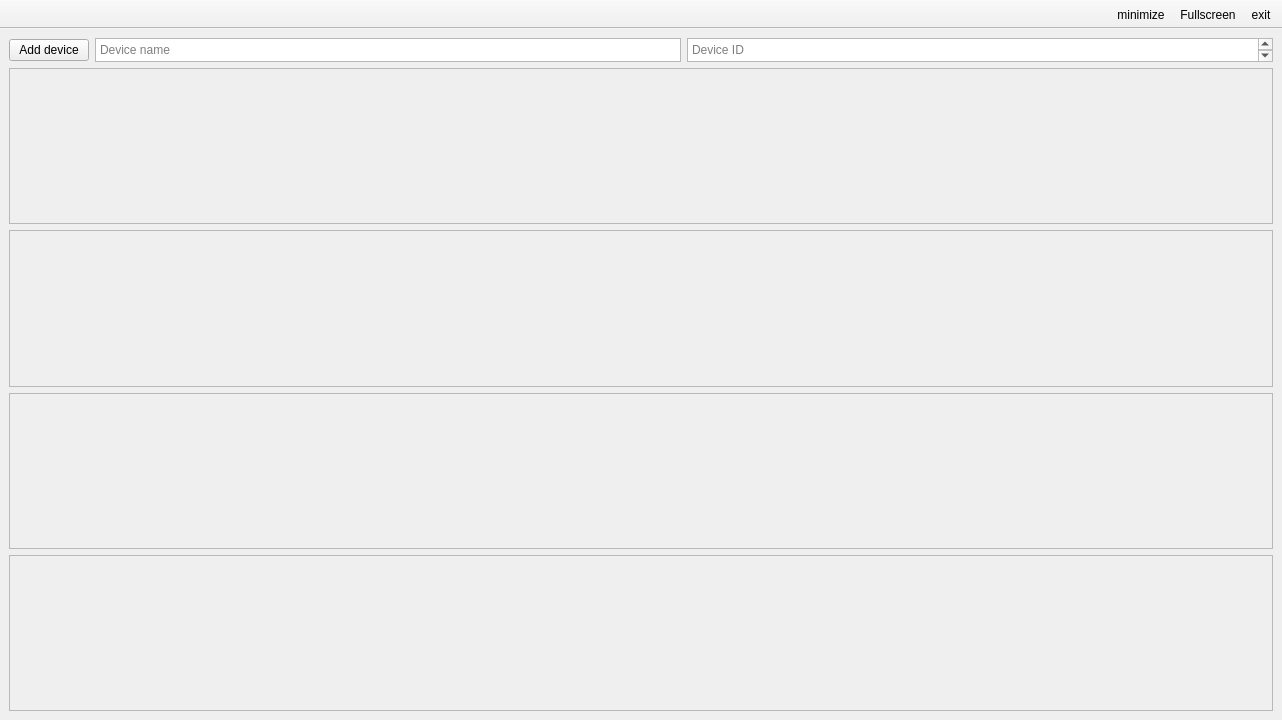
<?xml version="1.0" encoding="UTF-8"?>
<ui version="4.0">
 <class>MainWindow</class>
 <widget class="QMainWindow" name="MainWindow">
  <property name="windowModality">
   <enum>Qt::NonModal</enum>
  </property>
  <property name="geometry">
   <rect>
    <x>0</x>
    <y>0</y>
    <width>1282</width>
    <height>720</height>
   </rect>
  </property>
  <property name="sizePolicy">
   <sizepolicy hsizetype="Minimum" vsizetype="Maximum">
    <horstretch>0</horstretch>
    <verstretch>0</verstretch>
   </sizepolicy>
  </property>
  <property name="minimumSize">
   <size>
    <width>0</width>
    <height>720</height>
   </size>
  </property>
  <property name="cursor">
   <cursorShape>ArrowCursor</cursorShape>
  </property>
  <property name="windowTitle">
   <string>Smarthouse V2</string>
  </property>
  <widget class="QWidget" name="centralwidget">
   <layout class="QVBoxLayout" name="verticalLayout">
    <item>
     <layout class="QHBoxLayout" name="horizontalLayout">
      <item>
       <widget class="QPushButton" name="add_device">
        <property name="text">
         <string>Add device</string>
        </property>
       </widget>
      </item>
      <item>
       <widget class="QPlainTextEdit" name="device_name">
        <property name="minimumSize">
         <size>
          <width>0</width>
          <height>24</height>
         </size>
        </property>
        <property name="maximumSize">
         <size>
          <width>16777215</width>
          <height>24</height>
         </size>
        </property>
        <property name="acceptDrops">
         <bool>true</bool>
        </property>
        <property name="verticalScrollBarPolicy">
         <enum>Qt::ScrollBarAlwaysOff</enum>
        </property>
        <property name="horizontalScrollBarPolicy">
         <enum>Qt::ScrollBarAlwaysOff</enum>
        </property>
        <property name="sizeAdjustPolicy">
         <enum>QAbstractScrollArea::AdjustIgnored</enum>
        </property>
        <property name="centerOnScroll">
         <bool>true</bool>
        </property>
        <property name="placeholderText">
         <string>Device name</string>
        </property>
       </widget>
      </item>
      <item>
       <widget class="QPlainTextEdit" name="device_id">
        <property name="minimumSize">
         <size>
          <width>0</width>
          <height>24</height>
         </size>
        </property>
        <property name="maximumSize">
         <size>
          <width>16777215</width>
          <height>24</height>
         </size>
        </property>
        <property name="baseSize">
         <size>
          <width>0</width>
          <height>24</height>
         </size>
        </property>
        <property name="placeholderText">
         <string>Device ID</string>
        </property>
       </widget>
      </item>
     </layout>
    </item>
    <item>
     <widget class="QFrame" name="frame_1">
      <property name="minimumSize">
       <size>
        <width>1264</width>
        <height>0</height>
       </size>
      </property>
      <property name="frameShape">
       <enum>QFrame::StyledPanel</enum>
      </property>
      <property name="frameShadow">
       <enum>QFrame::Raised</enum>
      </property>
      <layout class="QHBoxLayout" name="horizontalLayout_1"/>
     </widget>
    </item>
    <item>
     <widget class="QFrame" name="frame_2">
      <property name="frameShape">
       <enum>QFrame::StyledPanel</enum>
      </property>
      <property name="frameShadow">
       <enum>QFrame::Raised</enum>
      </property>
      <layout class="QHBoxLayout" name="horizontalLayout_2"/>
     </widget>
    </item>
    <item>
     <widget class="QFrame" name="frame_3">
      <property name="frameShape">
       <enum>QFrame::StyledPanel</enum>
      </property>
      <property name="frameShadow">
       <enum>QFrame::Raised</enum>
      </property>
      <layout class="QHBoxLayout" name="horizontalLayout_3"/>
     </widget>
    </item>
    <item>
     <widget class="QFrame" name="frame_4">
      <property name="frameShape">
       <enum>QFrame::StyledPanel</enum>
      </property>
      <property name="frameShadow">
       <enum>QFrame::Raised</enum>
      </property>
     </widget>
    </item>
   </layout>
  </widget>
  <widget class="QToolBar" name="toolBar">
   <property name="enabled">
    <bool>true</bool>
   </property>
   <property name="maximumSize">
    <size>
     <width>16777215</width>
     <height>30</height>
    </size>
   </property>
   <property name="windowTitle">
    <string>toolBar</string>
   </property>
   <property name="layoutDirection">
    <enum>Qt::RightToLeft</enum>
   </property>
   <property name="autoFillBackground">
    <bool>true</bool>
   </property>
   <property name="movable">
    <bool>false</bool>
   </property>
   <property name="iconSize">
    <size>
     <width>24</width>
     <height>24</height>
    </size>
   </property>
   <property name="floatable">
    <bool>true</bool>
   </property>
   <attribute name="toolBarArea">
    <enum>TopToolBarArea</enum>
   </attribute>
   <attribute name="toolBarBreak">
    <bool>false</bool>
   </attribute>
   <addaction name="actionexit"/>
   <addaction name="actionFullscreen"/>
   <addaction name="actionminimize"/>
  </widget>
  <action name="actionFullscreen">
   <property name="icon">
    <iconset resource="resources.qrc">
     <normaloff>:/icons/gui/fullscreen.png</normaloff>:/icons/gui/fullscreen.png</iconset>
   </property>
   <property name="text">
    <string>Fullscreen</string>
   </property>
   <property name="toolTip">
    <string>Change window to fullscreen mode</string>
   </property>
   <property name="shortcut">
    <string>Ctrl+F</string>
   </property>
  </action>
  <action name="actionminimize">
   <property name="icon">
    <iconset resource="resources.qrc">
     <normaloff>:/icons/gui/minimize.png</normaloff>:/icons/gui/minimize.png</iconset>
   </property>
   <property name="text">
    <string>minimize</string>
   </property>
   <property name="toolTip">
    <string>Minimize application</string>
   </property>
  </action>
  <action name="actionexit">
   <property name="icon">
    <iconset resource="resources.qrc">
     <normaloff>:/icons/gui/exit.png</normaloff>:/icons/gui/exit.png</iconset>
   </property>
   <property name="text">
    <string>exit</string>
   </property>
   <property name="toolTip">
    <string>Exit application</string>
   </property>
  </action>
 </widget>
 <resources>
  <include location="resources.qrc"/>
 </resources>
 <connections/>
</ui>
